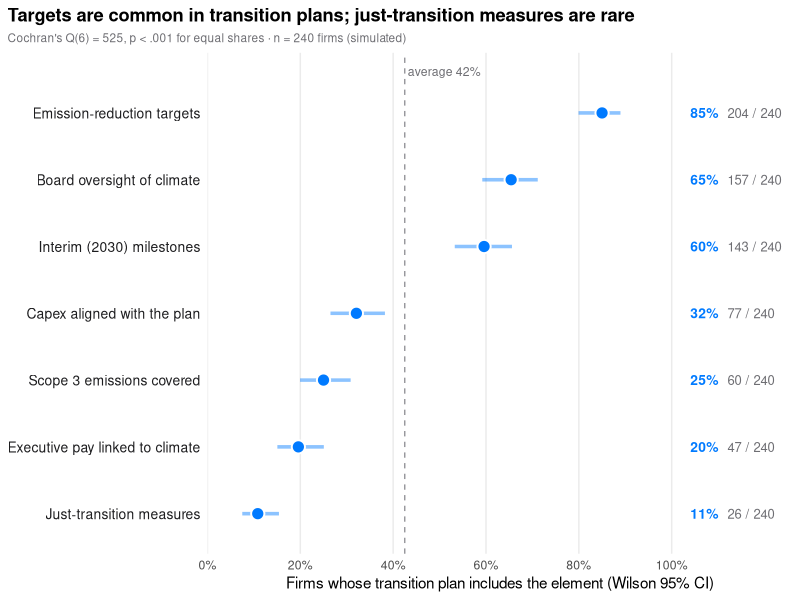

R code for this plot:
# Proportions with confidence intervals: the R equivalent of plot.py
# Simulated data, set in the context of Kouloukoui, de Marcellis-Warin & Warin (2025) [kouloukoui2025climate]
# R and NumPy draw different random numbers, so the values differ slightly from the Python figure.
library(ggplot2)

set.seed(88)

# Simulated coding: 240 firms × 7 plan elements (1 = included), linked by a firm-level ambition
elements <- c("Emission-reduction targets" = 1.3, "Board oversight of climate" = 0.7,
              "Interim (2030) milestones" = 0.2, "Capex aligned with the plan" = -0.6,
              "Scope 3 emissions covered" = -0.9, "Executive pay linked to climate" = -1.3,
              "Just-transition measures" = -1.9)
n <- 240
ambition <- rnorm(n)
plans <- sapply(elements, function(b) as.integer(b + ambition + rnorm(n) > 0))

# Proportion + Wilson 95% CI per element (prop.test without continuity correction), sorted
g <- data.frame(element = names(elements), k = colSums(plans), n = n)
g$p <- g$k / g$n
ci <- t(mapply(function(k, n) prop.test(k, n, correct = FALSE)$conf.int, g$k, g$n))
g$low <- ci[, 1]
g$high <- ci[, 2]
g$element <- reorder(g$element, g$p)

# Cochran's Q: do the seven elements appear equally often in the same firms' plans?
m <- ncol(plans)
Q <- (m - 1) * (m * sum(colSums(plans)^2) - sum(plans)^2) / (m * sum(plans) - sum(rowSums(plans)^2))
p_q <- pchisq(Q, m - 1, lower.tail = FALSE)
overall <- mean(g$p)

p <- ggplot(g, aes(p, element)) +
  geom_vline(xintercept = overall, colour = "#8E8E93", linewidth = 0.45, linetype = "dashed") +
  annotate("text", x = overall, y = m + 0.62, label = sprintf(" average %.0f%%", 100 * overall),
           hjust = 0, size = 3.1, colour = "#6E6E73") +
  geom_linerange(aes(xmin = low, xmax = high), colour = "#007AFF", linewidth = 1.2, alpha = 0.45) +
  geom_point(shape = 21, size = 3.8, fill = "#007AFF", colour = "white", stroke = 1) +
  geom_text(aes(x = 1.04, label = sprintf("%.0f%%", 100 * p)), hjust = 0, size = 3.5,
            fontface = "bold", colour = "#007AFF") +
  geom_text(aes(x = 1.12, label = sprintf("%d / %d", k, n)), hjust = 0, size = 3.3,
            colour = "#6E6E73") +
  scale_x_continuous(breaks = seq(0, 1, 0.2), labels = scales::percent, limits = c(0, 1.26),
                     expand = c(0, 0)) +
  scale_y_discrete(expand = expansion(add = c(0.6, 0.9))) +
  labs(title = "Targets are common in transition plans; just-transition measures are rare",
       subtitle = sprintf("Cochran's Q(%d) = %.0f, %s for equal shares · n = %d firms (simulated)",
                          m - 1, Q, if (p_q < .001) "p < .001" else sprintf("p = %.3f", p_q), n),
       x = "Firms whose transition plan includes the element (Wilson 95% CI)", y = NULL) +
  theme_minimal(base_size = 11) +
  theme(plot.title = element_text(face = "bold"),
        plot.title.position = "plot",
        plot.subtitle = element_text(size = 8.5, colour = "#6E6E73"),
        axis.text.y = element_text(colour = "#1D1D1F", size = 10),
        panel.grid.minor = element_blank(), panel.grid.major.y = element_blank())
print(p)
